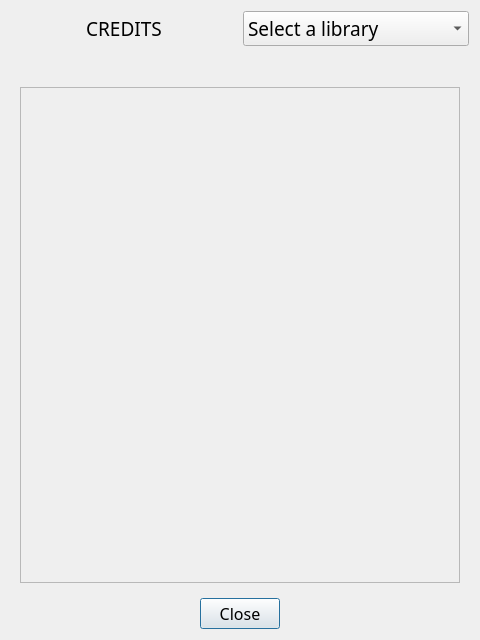
<?xml version="1.0" encoding="UTF-8"?>
<ui version="4.0">
 <class>dialog_osl</class>
 <widget class="QDialog" name="dialog_osl">
  <property name="windowModality">
   <enum>Qt::WindowModality::WindowModal</enum>
  </property>
  <property name="geometry">
   <rect>
    <x>0</x>
    <y>0</y>
    <width>480</width>
    <height>640</height>
   </rect>
  </property>
  <property name="minimumSize">
   <size>
    <width>480</width>
    <height>640</height>
   </size>
  </property>
  <property name="maximumSize">
   <size>
    <width>480</width>
    <height>640</height>
   </size>
  </property>
  <property name="font">
   <font>
    <family>Gabriola</family>
    <pointsize>12</pointsize>
   </font>
  </property>
  <property name="acceptDrops">
   <bool>false</bool>
  </property>
  <property name="windowTitle">
   <string>Open Source Licenses - Notice</string>
  </property>
  <property name="windowIcon">
   <iconset resource="resources.qrc">
    <normaloff>:/img/logo-pymd-2</normaloff>:/img/logo-pymd-2</iconset>
  </property>
  <property name="locale">
   <locale language="English" country="UnitedKingdom"/>
  </property>
  <property name="sizeGripEnabled">
   <bool>false</bool>
  </property>
  <property name="modal">
   <bool>true</bool>
  </property>
  <layout class="QGridLayout" name="gridLayout_2">
   <item row="0" column="1">
    <widget class="QComboBox" name="select_library">
     <property name="minimumSize">
      <size>
       <width>150</width>
       <height>0</height>
      </size>
     </property>
     <property name="font">
      <font>
       <family>Gabriola</family>
       <pointsize>14</pointsize>
      </font>
     </property>
     <property name="locale">
      <locale language="English" country="UnitedKingdom"/>
     </property>
     <property name="currentText">
      <string>Select a library</string>
     </property>
     <item>
      <property name="text">
       <string>Select a library</string>
      </property>
     </item>
     <item>
      <property name="text">
       <string>Markitdown</string>
      </property>
     </item>
     <item>
      <property name="text">
       <string>PySide6</string>
      </property>
     </item>
    </widget>
   </item>
   <item row="1" column="0" colspan="2">
    <widget class="QFrame" name="frame_container_osl">
     <property name="frameShape">
      <enum>QFrame::Shape::NoFrame</enum>
     </property>
     <property name="frameShadow">
      <enum>QFrame::Shadow::Raised</enum>
     </property>
     <layout class="QGridLayout" name="gridLayout">
      <item row="1" column="0">
       <widget class="QScrollArea" name="scrollArea">
        <property name="widgetResizable">
         <bool>true</bool>
        </property>
        <widget class="QWidget" name="scrollAreaWidgetContents">
         <property name="geometry">
          <rect>
           <x>0</x>
           <y>0</y>
           <width>442</width>
           <height>515</height>
          </rect>
         </property>
         <layout class="QGridLayout" name="gridLayout_3">
          <item row="0" column="0">
           <widget class="QLabel" name="text_container_license">
            <property name="maximumSize">
             <size>
              <width>424</width>
              <height>16777215</height>
             </size>
            </property>
            <property name="font">
             <font>
              <family>Times New Roman</family>
              <pointsize>12</pointsize>
             </font>
            </property>
            <property name="text">
             <string/>
            </property>
            <property name="textFormat">
             <enum>Qt::TextFormat::MarkdownText</enum>
            </property>
            <property name="wordWrap">
             <bool>true</bool>
            </property>
            <property name="openExternalLinks">
             <bool>true</bool>
            </property>
            <property name="textInteractionFlags">
             <set>Qt::TextInteractionFlag::LinksAccessibleByMouse|Qt::TextInteractionFlag::TextSelectableByMouse</set>
            </property>
           </widget>
          </item>
         </layout>
        </widget>
       </widget>
      </item>
      <item row="0" column="0">
       <widget class="QLabel" name="url_osl">
        <property name="minimumSize">
         <size>
          <width>0</width>
          <height>20</height>
         </size>
        </property>
        <property name="maximumSize">
         <size>
          <width>444</width>
          <height>20</height>
         </size>
        </property>
        <property name="text">
         <string/>
        </property>
        <property name="textFormat">
         <enum>Qt::TextFormat::MarkdownText</enum>
        </property>
        <property name="alignment">
         <set>Qt::AlignmentFlag::AlignBottom|Qt::AlignmentFlag::AlignLeading|Qt::AlignmentFlag::AlignLeft</set>
        </property>
        <property name="openExternalLinks">
         <bool>true</bool>
        </property>
       </widget>
      </item>
     </layout>
    </widget>
   </item>
   <item row="0" column="0">
    <widget class="QLabel" name="info_osl">
     <property name="maximumSize">
      <size>
       <width>300</width>
       <height>16777215</height>
      </size>
     </property>
     <property name="font">
      <font>
       <family>Gabriola</family>
       <pointsize>14</pointsize>
      </font>
     </property>
     <property name="text">
      <string>CREDITS</string>
     </property>
     <property name="textFormat">
      <enum>Qt::TextFormat::PlainText</enum>
     </property>
     <property name="scaledContents">
      <bool>false</bool>
     </property>
     <property name="alignment">
      <set>Qt::AlignmentFlag::AlignCenter</set>
     </property>
    </widget>
   </item>
   <item row="2" column="0" colspan="2">
    <widget class="QDialogButtonBox" name="close_dialog_osl">
     <property name="orientation">
      <enum>Qt::Orientation::Horizontal</enum>
     </property>
     <property name="standardButtons">
      <set>QDialogButtonBox::StandardButton::Close</set>
     </property>
     <property name="centerButtons">
      <bool>true</bool>
     </property>
    </widget>
   </item>
  </layout>
 </widget>
 <resources>
  <include location="resources.qrc"/>
 </resources>
 <connections>
  <connection>
   <sender>close_dialog_osl</sender>
   <signal>accepted()</signal>
   <receiver>dialog_osl</receiver>
   <slot>accept()</slot>
   <hints>
    <hint type="sourcelabel">
     <x>248</x>
     <y>254</y>
    </hint>
    <hint type="destinationlabel">
     <x>157</x>
     <y>274</y>
    </hint>
   </hints>
  </connection>
  <connection>
   <sender>close_dialog_osl</sender>
   <signal>rejected()</signal>
   <receiver>dialog_osl</receiver>
   <slot>reject()</slot>
   <hints>
    <hint type="sourcelabel">
     <x>316</x>
     <y>260</y>
    </hint>
    <hint type="destinationlabel">
     <x>286</x>
     <y>274</y>
    </hint>
   </hints>
  </connection>
 </connections>
</ui>
